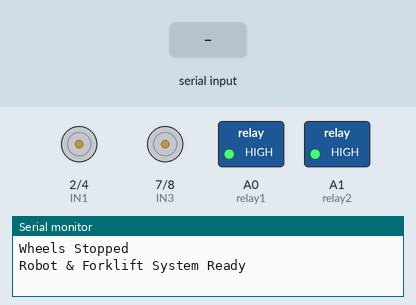
Simulated run of this sketch. Board: Arduino Uno, built with avr-gcc and run on an emulated ATmega328P. Parts: motor-driver pin pairs drawn as motors (green arrow = first pin HIGH = forward, orange = second pin HIGH = backward, longer = more drive, scaled by the enable pin), switched loads named in the sketch (green lamp = pin HIGH), the last lines printed to the serial monitor. The inputs (shaded band) are chosen by the test bench.

Above: at 1.2 s.
1.3 s: "F" received over Serial
At 1.8 s:
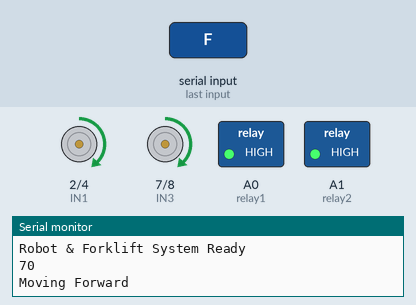
3.4 s: "B" received over Serial
At 3.9 s:
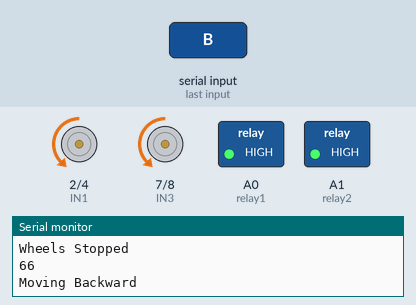
5.5 s: "L" received over Serial
At 5.9 s:
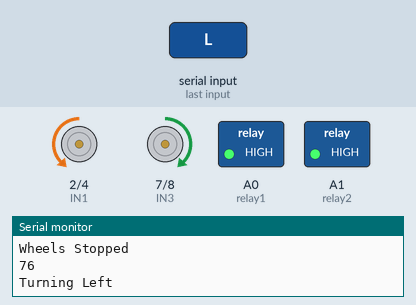
7.5 s: "R" received over Serial
At 7.9 s:
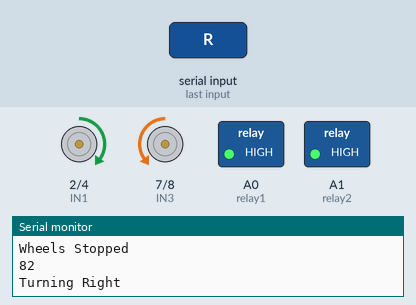
9.5 s: "U" received over Serial
At 10.7 s:
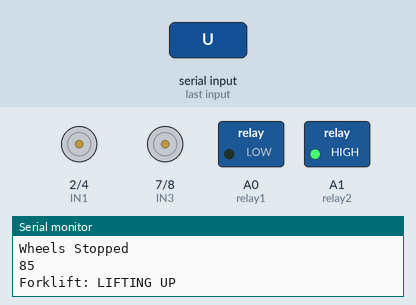
12.5 s: "D" received over Serial
At 13.2 s:
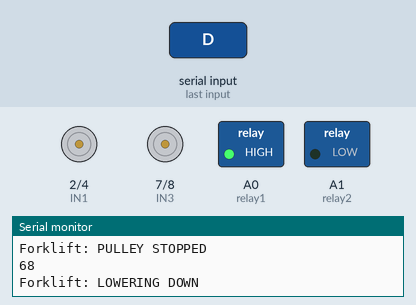
Timing chart, 0 to 15.5 s (numbered marks = the images above; inputs shaded):
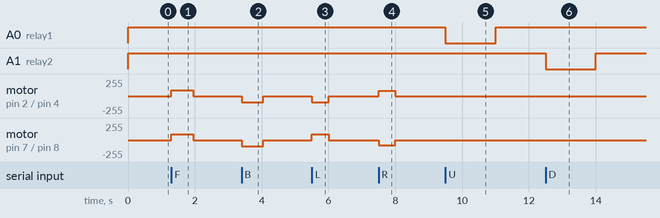

The sketch:

forklift.ino
```cpp
//https://aouni0n.github.io
const int ENA = 3;
const int ENB = 5;
const int IN1 = 2;
const int IN2 = 4;
const int IN3 = 7;
const int IN4 = 8;
const int relay1 = A0;
const int relay2 = A1;
int val;
int Speeed = 90;  // Motor B
int Speeed1 = 90; // Motor A
int turnSpeed = 80;  // Motor B turn speed
int turnSpeed1 = 80; // Motor A turn speed


void applySpeed() {
  analogWrite(ENA, Speeed1);
  analogWrite(ENB, Speeed);
}

void applyTurnSpeed() {
  analogWrite(ENA, turnSpeed1);
  analogWrite(ENB, turnSpeed);
}

void Stop() {
  Serial.println("Wheels Stopped");
  analogWrite(ENA, 0);
  analogWrite(ENB, 0);
  digitalWrite(IN1, LOW);
  digitalWrite(IN2, LOW);
  digitalWrite(IN3, LOW);
  digitalWrite(IN4, LOW);
}

void forward() {
  Serial.println("Moving Forward");
  applySpeed();
  digitalWrite(IN1, HIGH);
  digitalWrite(IN2, LOW);
  digitalWrite(IN3, HIGH);
  digitalWrite(IN4, LOW);
  delay(650);
  Stop();
}

void back() {
  Serial.println("Moving Backward");
  applySpeed();
  digitalWrite(IN1, LOW);
  digitalWrite(IN2, HIGH);
  digitalWrite(IN3, LOW);
  digitalWrite(IN4, HIGH);
  delay(650);
  Stop();
}

void left() {
  Serial.println("Turning Left");
  applyTurnSpeed();
  digitalWrite(IN1, LOW);
  digitalWrite(IN2, HIGH);
  digitalWrite(IN3, HIGH);
  digitalWrite(IN4, LOW);
  delay(500);
  Stop();
}

void right() {
  Serial.println("Turning Right");
  applyTurnSpeed();
  digitalWrite(IN1, HIGH);
  digitalWrite(IN2, LOW);
  digitalWrite(IN3, LOW);
  digitalWrite(IN4, HIGH);
  delay(500);
  Stop();
}


void forkliftStop() {
  Serial.println("Forklift: PULLEY STOPPED");
  digitalWrite(relay1, HIGH);
  digitalWrite(relay2, HIGH);
}

void forkliftUp() {
  Serial.println("Forklift: LIFTING UP");
  digitalWrite(relay1, LOW);
  digitalWrite(relay2, HIGH);
  delay(1500);
  forkliftStop();
}

void forkliftDown() {
  Serial.println("Forklift: LOWERING DOWN");
  digitalWrite(relay1, HIGH);
  digitalWrite(relay2, LOW);
  delay(1500);
  forkliftStop();
}


void setup() {
  Serial.begin(9600);
  pinMode(ENA, OUTPUT);
  pinMode(ENB, OUTPUT);
  pinMode(IN1, OUTPUT);
  pinMode(IN2, OUTPUT);
  pinMode(IN3, OUTPUT);
  pinMode(IN4, OUTPUT);
  Stop();
  pinMode(relay1, OUTPUT);
  pinMode(relay2, OUTPUT);
  digitalWrite(relay1, HIGH);
  digitalWrite(relay2, HIGH);
  Serial.println("Robot & Forklift System Ready");
}

void loop() {
  if (Serial.available() > 0) {
    val = Serial.read();
    Serial.println(val);
    if (val == 'F') { forward(); }
    else if (val == 'B') { back(); }
    else if (val == 'L') { left(); }
    else if (val == 'R') { right(); }
    else if (val == 'T') { Stop(); }
    else if (val == 'U') { forkliftUp(); }
    else if (val == 'D') { forkliftDown(); }
    else if (val == 'P') { forkliftStop(); }
  }
}
```

Measured:
- after the input at 1.3 s, motor on pin 2 (IN1) / pin 4 (IN2), motor on pin 7 (IN3) / pin 8 (IN4): stopped → forward 90/255 at once, → stopped 0.65 s later
- after the input at 3.4 s, motor on pin 2 (IN1) / pin 4 (IN2), motor on pin 7 (IN3) / pin 8 (IN4): stopped → backward 90/255 at once, → stopped 0.65 s later
- after the input at 5.5 s, motor on pin 2 (IN1) / pin 4 (IN2): stopped → backward 90/255 at once, → stopped 0.50 s later; motor on pin 7 (IN3) / pin 8 (IN4): stopped → forward 90/255 at once, → stopped 0.50 s later
- after the input at 7.5 s, motor on pin 2 (IN1) / pin 4 (IN2): stopped → forward 80/255 at once, → stopped 0.50 s later; motor on pin 7 (IN3) / pin 8 (IN4): stopped → backward 80/255 at once, → stopped 0.50 s later
- after the input at 9.5 s, A0 (relay1): HIGH → LOW at once, → HIGH 1.5 s later
- after the input at 12.5 s, A1 (relay2): HIGH → LOW at once, → HIGH 1.5 s later
